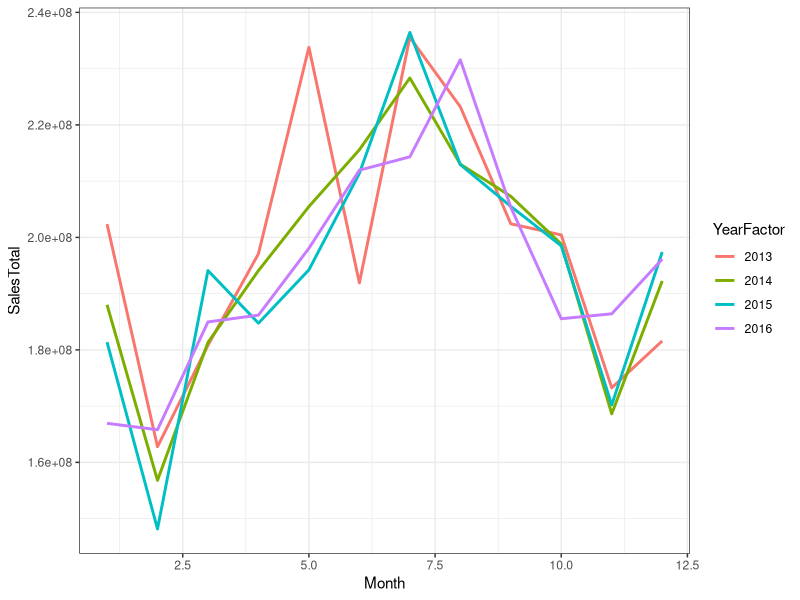
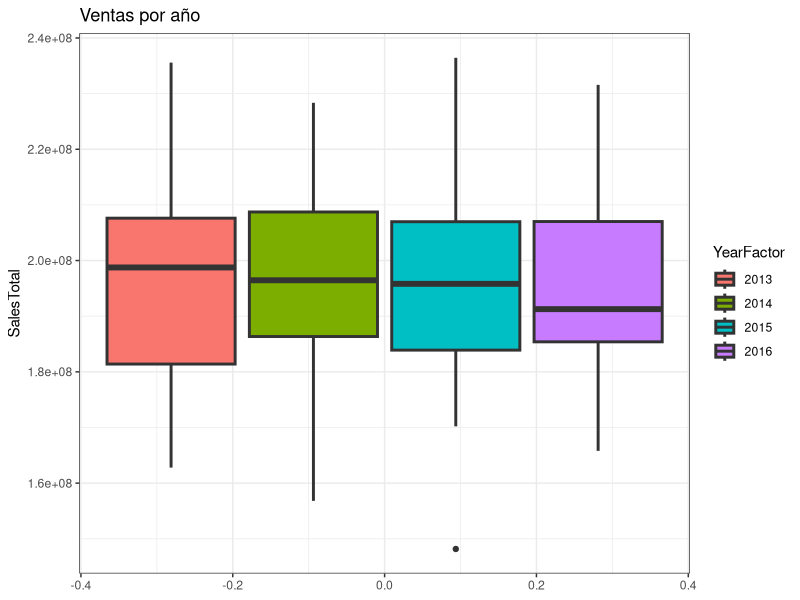
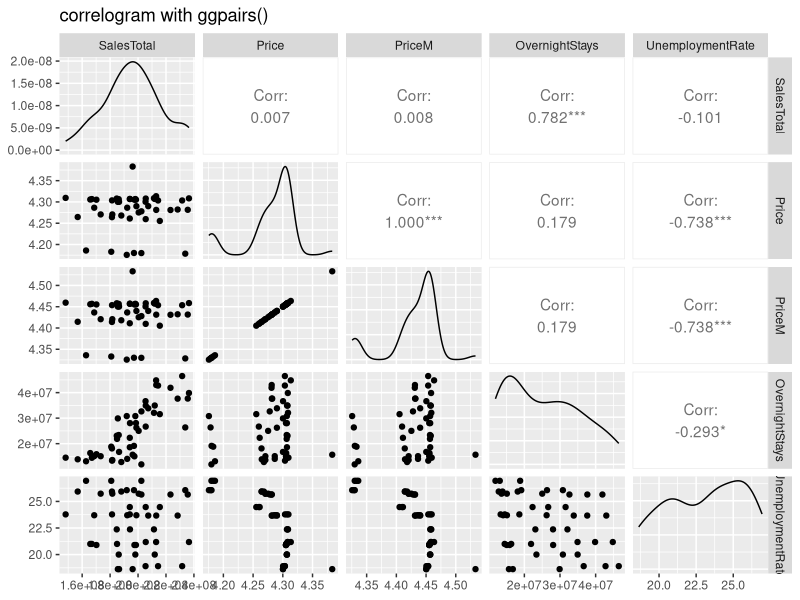
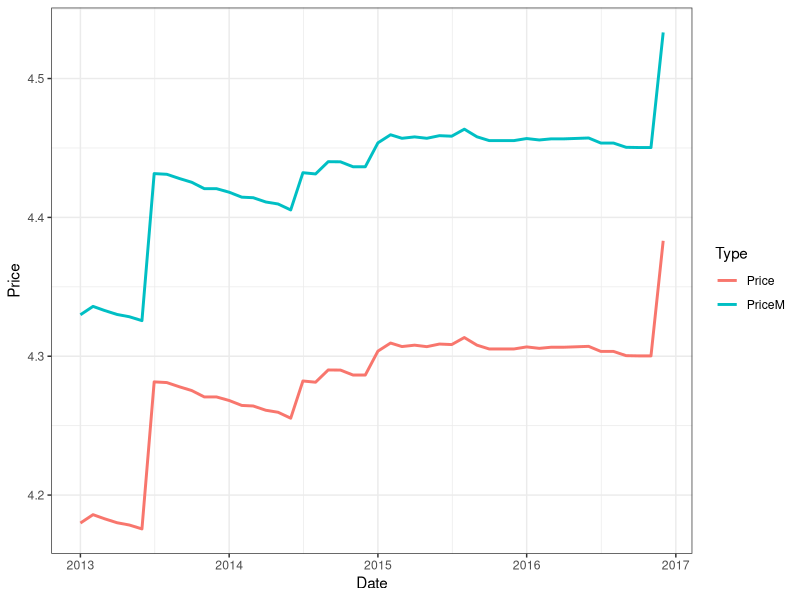
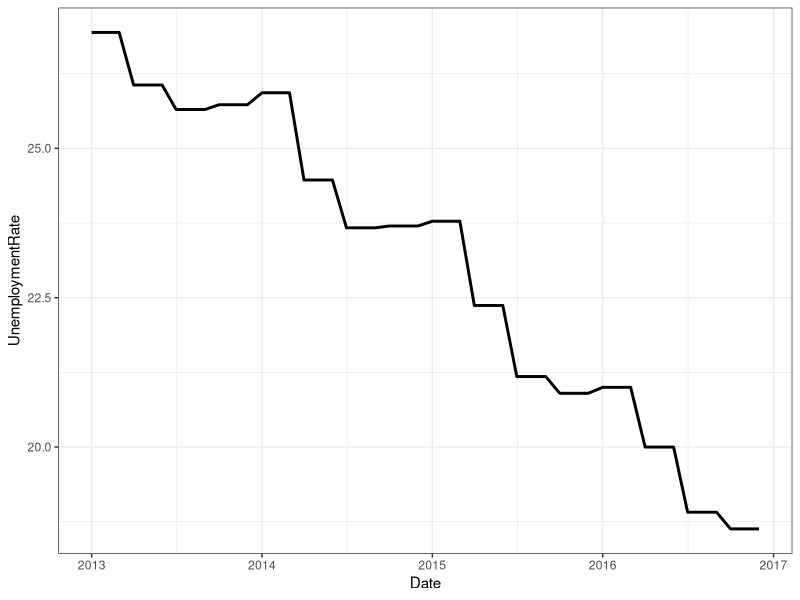
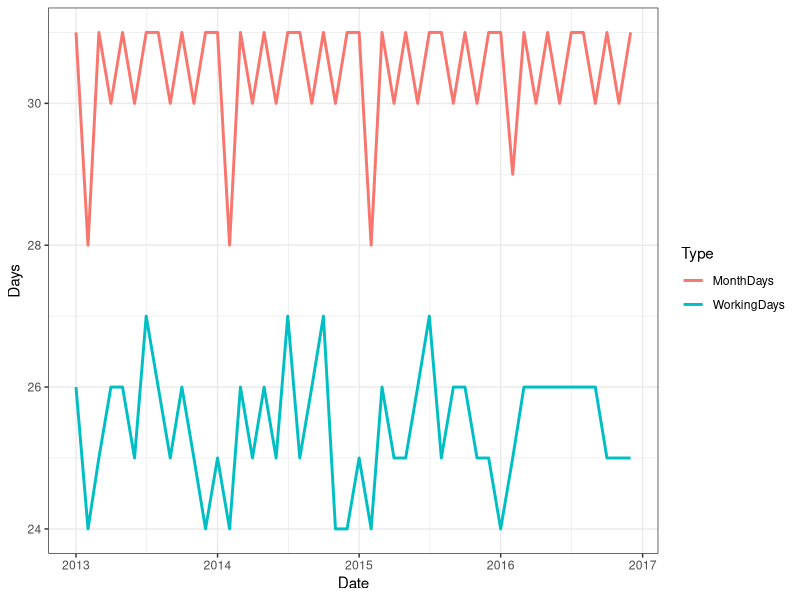
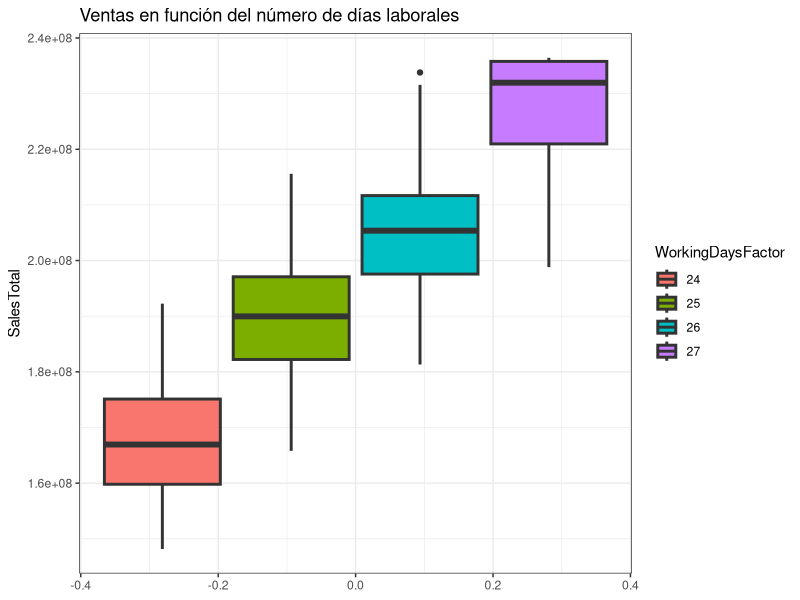
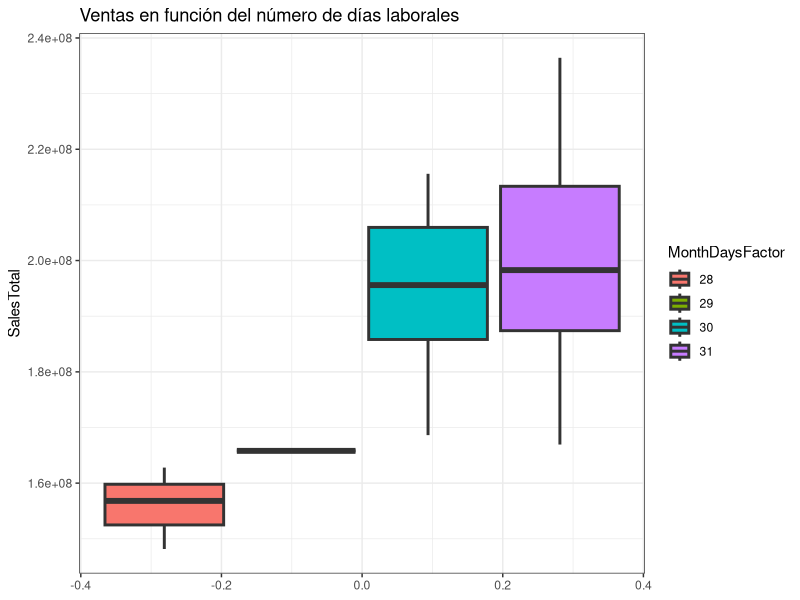

Reproduce these figures in R, in order.
#Carga de los datos
library(readxl)
library(ggplot2)
library(GGally)
df = read_excel("finalData.xlsx")
print(df)

#Análisis descriptivo
#Ventas totales
ventasTotales <- df[df$Province=="Madrid",!(names(df) %in% c("Province", "SalesProvince", "Population"))]
summary(ventasTotales)
colnames(ventasTotales)
ventasTotales$YearFactor <- as.factor(ventasTotales$Year)
pp <- ggplot(data = ventasTotales,aes(x=Month,y=SalesTotal,color=YearFactor))+
  geom_line(size=1) + # para dibujar las lineas
  theme_bw() #cambia el formato de la figura
pp
pp_2 <- ggplot(data = ventasTotales,aes(fill=YearFactor,y=SalesTotal))+
  geom_boxplot(size=1) + # para dibujar el boxplot
  theme_bw() +
  ggtitle("Ventas por año")
pp_2
colnames(ventasTotales)
ggpairs(ventasTotales[,c(2,9,10,4,8)], title="correlogram with ggpairs()") 
dfplot <- data.frame(Date = rep(ventasTotales$Date,2),
                     Price = c(ventasTotales$Price,ventasTotales$PriceM),
                     Type = rep(c("Price","PriceM"),each=nrow(ventasTotales)))
dfplot$Type <- as.factor(dfplot$Type)

pp_3 <- ggplot(data = dfplot,aes(x=Date,y=Price,color=Type))+
  geom_line(size=1) + # para dibujar las lineas
  theme_bw() #cambia el formato de la figura
pp_3
pp_4 <- ggplot(data = ventasTotales,aes(x=Date,y=UnemploymentRate))+
  geom_line(size=1) + # para dibujar las lineas
  theme_bw() #cambia el formato de la figura
pp_4
dfplot <- data.frame(Date = rep(ventasTotales$Date,2),
                     Days = c(ventasTotales$MonthDays,ventasTotales$WorkingDays),
                     Type = rep(c("MonthDays","WorkingDays"),each=nrow(ventasTotales)))
dfplot$Type <- as.factor(dfplot$Type)

pp_5 <- ggplot(data = dfplot,aes(x=Date,y=Days,color=Type))+
  geom_line(size=1) + # para dibujar las lineas
  theme_bw() #cambia el formato de la figura
pp_5
ventasTotales$WorkingDaysFactor <- as.factor(ventasTotales$WorkingDays)
pp_6 <- ggplot(data = ventasTotales,aes(fill=WorkingDaysFactor,y=SalesTotal))+
  geom_boxplot(size=1) + # para dibujar el boxplot
  theme_bw() +
  ggtitle("Ventas en función del número de días laborales")
pp_6
ventasTotales$MonthDaysFactor <- as.factor(ventasTotales$MonthDays)
pp_7 <- ggplot(data = ventasTotales,aes(fill=MonthDaysFactor,y=SalesTotal))+
  geom_boxplot(size=1) + # para dibujar el boxplot
  theme_bw() +
  ggtitle("Ventas en función del número de días laborales")
pp_7

#Ventas por provincia
ventasProvincia <- df[,-which(names(df)=="SalesTotal")]
ventasProvincia$Province <- as.factor(ventasProvincia$Province)
pp_8 <- ggplot(data = ventasProvincia,aes(x=Province,y=SalesProvince))+
  geom_boxplot(size=1) + # para dibujar el boxplot
  theme(axis.text.x = element_text(angle = 90, vjust = 0.5, hjust=1)) +
  ggtitle("Ventas por provincia")
pp_8
dfplot <- data.frame(Date = rep(ventasProvincia[which(ventasProvincia$Province=="Madrid"),]$Date,2),
                     Sales = c(ventasProvincia[which(ventasProvincia$Province=="Madrid"),]$SalesProvince,ventasProvincia[which(ventasProvincia$Province=="Barcelona"),]$SalesProvince),
                     Provincia = rep(c("Madrid","Barcelona"),each=nrow(ventasProvincia[which(ventasProvincia$Province=="Madrid"),])))
dfplot$Provincia <- as.factor(dfplot$Provincia)

pp_9 <- ggplot(data = dfplot,aes(x=Date,y=Sales,color=Provincia))+
  geom_line(size=1) + # para dibujar las lineas
  theme_bw() #cambia el formato de la figura
pp_9
dfplot <- data.frame(Date = rep(ventasProvincia[which(ventasProvincia$Province=="Ceuta"),]$Date,2),
                     Sales = c(ventasProvincia[which(ventasProvincia$Province=="Ceuta"),]$SalesProvince,ventasProvincia[which(ventasProvincia$Province=="Melilla"),]$SalesProvince),
                     Provincia = rep(c("Ceuta","Melilla"),each=nrow(ventasProvincia[which(ventasProvincia$Province=="Ceuta"),])))
dfplot$Provincia <- as.factor(dfplot$Provincia)

pp_9 <- ggplot(data = dfplot,aes(x=Date,y=Sales,color=Provincia))+
  geom_line(size=1) + # para dibujar las lineas
  theme_bw() #cambia el formato de la figura
pp_9

#Analisis de regresion
#Ventas totales
ventasTotales <- subset(ventasTotales, select = -Date) # eliminamos la variable date, ya que esa información está en Month y Year
mdl <- lm(data=ventasTotales, SalesTotal ~ factor(Year) + factor(Month) + . - Year - Month)
summary(mdl)
mdl2 <- lm(data=ventasTotales, SalesTotal ~ factor(Year) + factor(Month) + . - Year - Month - PriceM)
summary(mdl2)
mdl3 <- lm(data=ventasTotales, SalesTotal ~ factor(Year) + factor(Month) + . - Year - Month - PriceM - UnemploymentRate)
summary(mdl3)
mdl4 <- lm(data=ventasTotales, SalesTotal ~ factor(Year) + factor(Month) + . - Year - Month - PriceM - OvernightStays)
summary(mdl4)
mdl4 <- lm(data=ventasTotales, SalesTotal ~ factor(Year) + factor(Month) + . - Year - Month - PriceM - OvernightStays - UnemploymentRate)
summary(mdl4)
mdl5 <- lm(data=ventasTotales, SalesTotal ~  factor(Month) + WorkingDays + Price)
summary(mdl5)
plot(mdl5)
ventasTotales$logPrice <- log10(ventasTotales$Price)
ventasTotales$logSalesTotal <- log10(ventasTotales$SalesTotal)

mdllog <- lm(data=ventasTotales, logSalesTotal ~ factor(Month) + WorkingDays + logPrice)
summary(mdllog)
newData <- ventasTotales
newData$Price <- 1.1*newData$Price
ventasPredict <- predict(mdl5,newdata = newData)

mean((ventasPredict-ventasTotales$SalesTotal)/ventasTotales$SalesTotal)

#Prediccion
ventasTotales$ShiftSalesTotal <- c(rep(NA,12),ventasTotales$SalesTotal[-(37:48)])
ventasTotales$ShiftUnemploymentRate <- c(rep(NA,12),ventasTotales$UnemploymentRate[-(37:48)])
ventasTotales$ShiftOvernightStays <- c(rep(NA,12),ventasTotales$OvernightStays[-(37:48)])
head(ventasTotales)
ventasTotales$Month <- as.factor(ventasTotales$Month)
train <- ventasTotales[ventasTotales$Year==2014 | ventasTotales$Year==2015,]
head(train)
modelo_train <- lm(SalesTotal~WorkingDays + Month + Year + ShiftSalesTotal,data=train)
test <- ventasTotales[ventasTotales$Year==2016,]
head(test)
prediction <- predict(modelo_train, newdata = test)
summary(modelo_train)
sum(abs(prediction-test$SalesTotal))/12
#relative error (unkown metric name)
sum(prediction - test$SalesTotal)/sum(test$SalesTotal)
plot(test$SalesTotal,type="b",pch=16,ylim =c(1.5e8,2.3e8))
points(prediction,type="b",pch=16,col="red")

#Nuestra prediccion
modelo_train1 = lm(SalesTotal~  Month  + ShiftSalesTotal , data=train)
summary(modelo_train1)
prediction1 = predict(modelo_train1, newdata = test)
sum(abs(prediction1-test$SalesTotal))/12
sum(prediction1 - test$SalesTotal)/sum(test$SalesTotal)

train2 = ventasTotales[ventasTotales$Year==2014 | ventasTotales$Year==2015 | ventasTotales$Year==2016,]
modelo_train2 = lm(SalesTotal~  Month  + ShiftSalesTotal , data=train2)
datos_2016 = ventasTotales[ventasTotales$Year == 2016,]
datos_2017 = data.frame("Month" = as.factor(1:12), "ShiftSalesTotal" = datos_2016$ShiftSalesTotal)
prediction2 = predict(modelo_train2, newdata = datos_2017)
plot(prediction2,type="b",pch=16,col="black")
